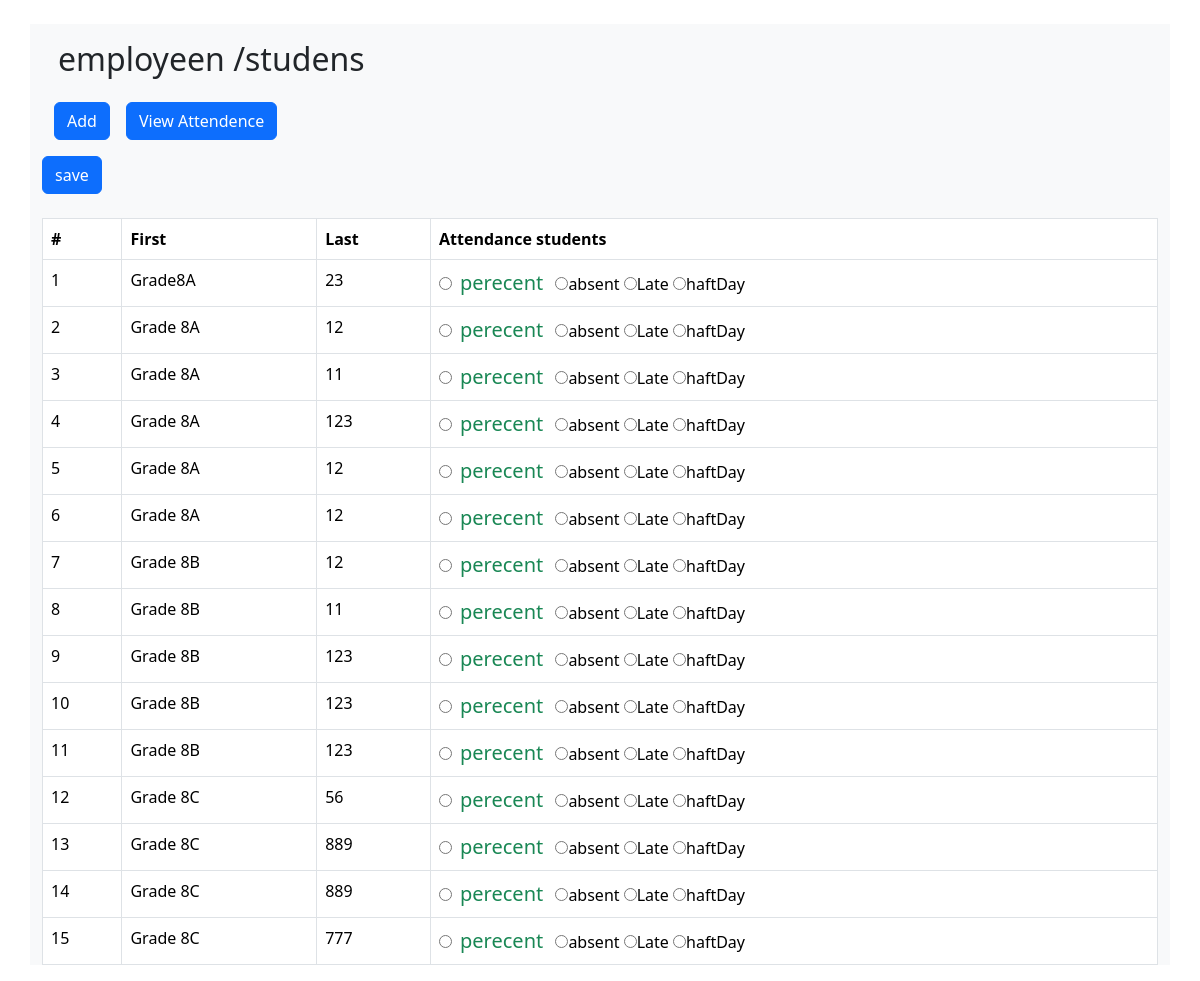
The page / on the database its author committed.
### tables this page shows
CREATE TABLE `attendance` (
  `id` int(11) NOT NULL,
  `student_name` varchar(100) NOT NULL,
  `roll_number` varchar(100) NOT NULL
);

### index.php (the view, shortened to what this page needs)
<?php include'header.php';?>
<?php include'conn.php';?>
<div class="container">
	<div class="body-header">
		<div class="d-grid gap-2 d-md-flex ">
  <a href="add.php" class="btn btn-primary me-md-2" type="button">Add</a>
  <a  href="vieallattn.php" class="btn btn-primary btn-end" type="button">View Attendence</a>
</div>
	</div>
</div>
 <form action="index.php" method="post">
 	<table class="table table-bordered mt-4">
    <input type="submit" name="submit" value="save" class="btn btn-primary mt-3">
  <thead>
    <tr>
      <th scope="col">#</th>
      <th scope="col">First</th>
      <th scope="col">Last</th>
       <th scope="col">Attendance students</th>
    </tr>
  </thead>
  <tbody>
  	 <?php $sql=" select * from attendance"; $result=mysqli_query($conn,$sql); $sn=1;
       $counter=0;
  	 ?>
  	 <?php while($row = mysqli_fetch_assoc($result)){?>
       <tr>
      <td><?php echo $sn++;?></td>
      <td><?php echo $row['student_name'];?>
    </td>
      <td><?php echo $row['roll_number'];?>
      </td>
      <td>
      	<input  type="radio" name="attendance_status[<?php echo $counter; ?>]" value="perecent"><span class="text-success rounded fs-5 p-2">perecent</span>
      	<input type="radio"name="attendance_status[<?php echo $counter; ?>]" value="absent">absent
        <input type="radio"name="attendance_status[<?php echo $counter; ?>]" value="absent">Late
        <input type="radio"name="attendance_status[<?php echo $counter; ?>]" value="absent">haftDay
      </td>
    </tr>
  <?php
 $counter++;
   }?>
  </tbody>
</table>
 </form>

### header.php (shortened to what this page needs)
<!doctype html>
<html lang="en">
  <head>
    <link href="https://cdn.jsdelivr.net/npm/bootstrap@5.3.2/dist/css/bootstrap.min.css" rel="stylesheet">
  </head>
  <body>
    <div class="container mt-4 bg-light">
  <div class="body-header p-3">
    <h2>
    employeen /studens
    </h2>
  </div>

### rows shown on the page
attendance: student_name "Grade8A", roll_number "23"
attendance: student_name "Grade 8A", roll_number "12"
attendance: student_name "Grade 8A", roll_number "11"
attendance: student_name "Grade 8A", roll_number "123"
attendance: student_name "Grade 8A", roll_number "12"
attendance: student_name "Grade 8A", roll_number "12"
attendance: student_name "Grade 8B", roll_number "12"
attendance: student_name "Grade 8B", roll_number "11"
attendance: student_name "Grade 8B", roll_number "123"
attendance: student_name "Grade 8B", roll_number "123"
attendance: student_name "Grade 8B", roll_number "123"
attendance: student_name "Grade 8C", roll_number "56"
attendance: student_name "Grade 8C", roll_number "889"
attendance: student_name "Grade 8C", roll_number "889"
attendance: student_name "Grade 8C", roll_number "777"
